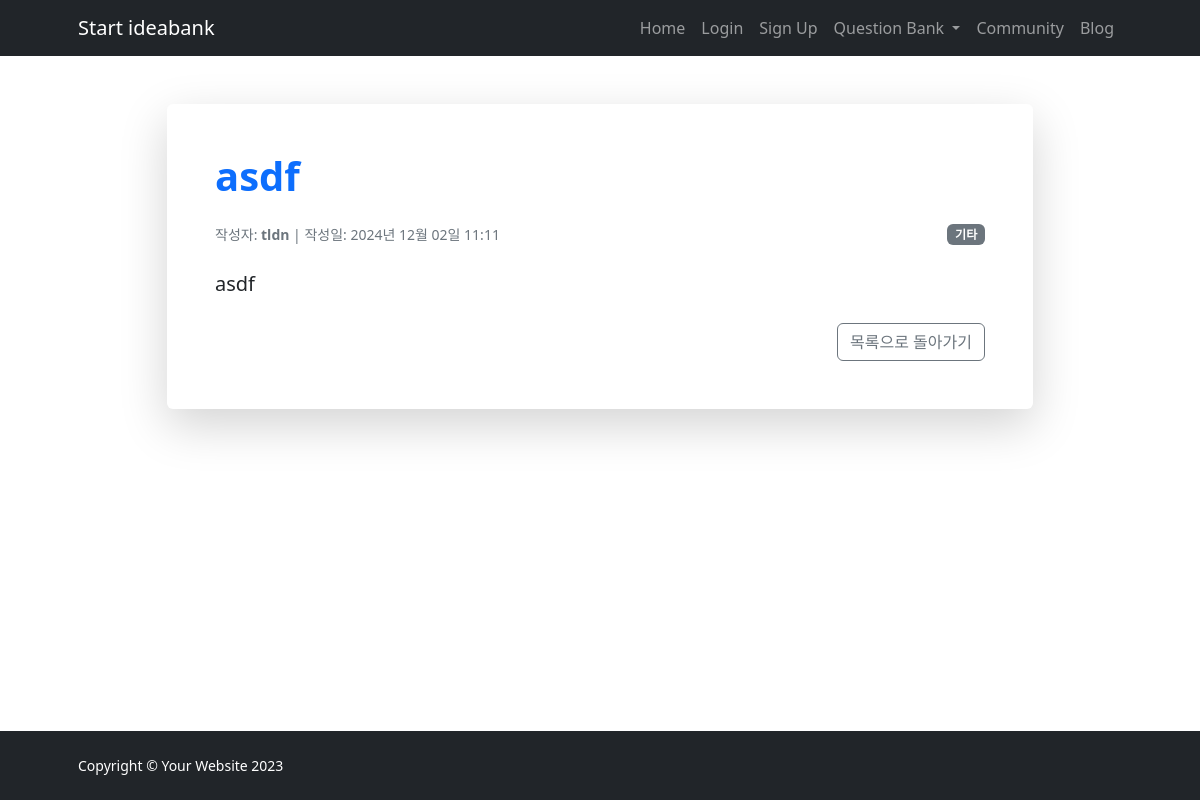
/data/3/, run on the app's committed database.
### IBK_ossproject/models.py (models this page shows, shortened)
class Data(models.Model):
    CATEGORY_CHOICES = [
        ('알고리즘', '알고리즘'),
        ('자료구조', '자료구조'),
        ('프로그래밍 언어', '프로그래밍 언어'),
        ('기타', '기타'),
    ]
    title = models.CharField(max_length=255)  # 질문 제목
    content = models.TextField(default="기본 내용 없음")  # 질문 내용, 기본값 설정
    category = models.CharField(max_length=100, choices=CATEGORY_CHOICES, blank=True, null=True)  # 카테고리
    author = models.ForeignKey(User, on_delete=models.CASCADE, related_name='data_posts')  # 작성자
    created_at = models.DateTimeField(auto_now_add=True)  # 작성일

### IBK_ossproject/views.py (the view)
# urls.py: path('data/<int:data_id>/', views.data_detail, name='data_detail'),  # 자료 상세 보기
def data_detail(request, data_id):
    data = get_object_or_404(Data, id=data_id)
    return render(request, 'data_detail.html', {'data': data})

### templates/data_detail.html (shortened to what this page needs)
{% extends "base.html" %}
{% block content %}
<section class="py-5">
    <div class="container px-5">
        <div class="row justify-content-center">
            <div class="col-lg-10">
                <div class="card shadow-lg border-0">
                    <div class="card-body p-5">
                        <h1 class="fw-bolder mb-4 text-primary">{{ data.title }}</h1>
                        <div class="d-flex justify-content-between align-items-center mb-4">
                            <div class="small text-muted">
                                작성자: <strong>{{ data.author.username }}</strong> | 작성일: {{ data.created_at|date:"Y년 m월 d일 H:i" }}
                            </div>
                            <div class="badge bg-secondary text-white">{{ data.category }}</div>
                        </div>
                        <p class="fs-5 mb-4">{{ data.content }}</p>
                        <div class="d-flex justify-content-end">
                            <a href="{% url 'resources_board' %}" class="btn btn-outline-secondary">목록으로 돌아가기</a>
                        </div>
                    </div>
                </div>
            </div>
        </div>
    </div>
</section>
{% endblock %}

### data on the page
Data: title "asdf", author.username "tldn", created_at "2024년 12월 02일 11:11", category "기타", content "asdf"
